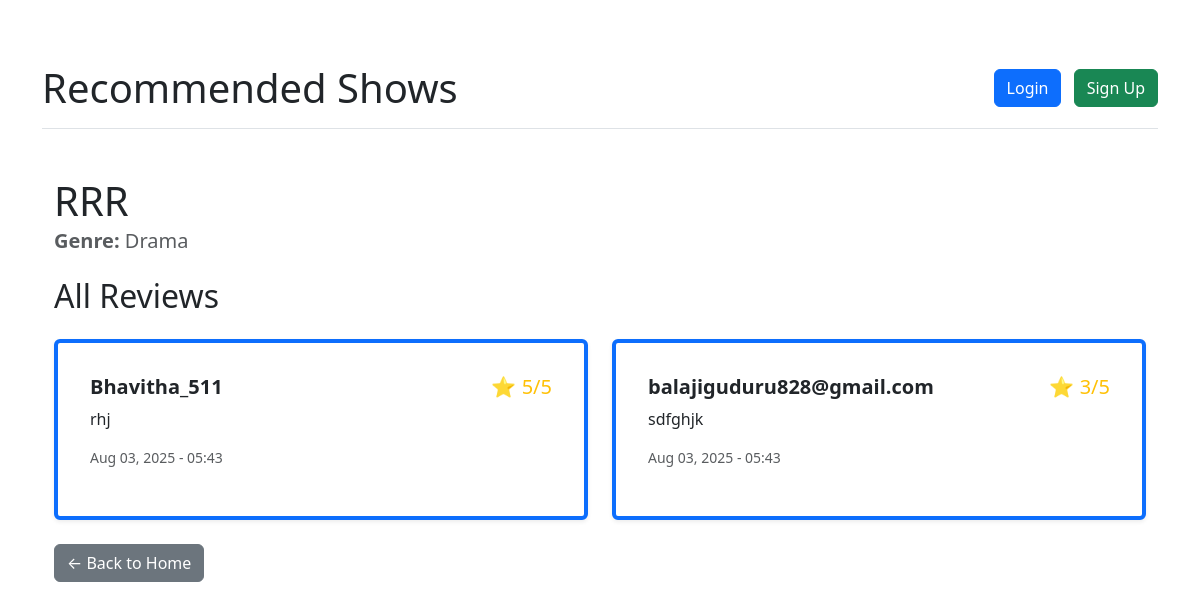
/reviews/1/, run on the app's committed database.
### Recommendation/models.py (models this page shows, shortened)
class Show(models.Model):
    SHOW_TYPE_CHOICES = (
        ('Movie', 'Movie'),
        ('TV', 'TV Show'),
    )
    title = models.CharField(max_length=200)
    description = models.TextField()
    genre = models.CharField(max_length=100)
    show_type = models.CharField(max_length=10, choices=SHOW_TYPE_CHOICES)

class Review(models.Model):
    user = models.ForeignKey(User, on_delete=models.CASCADE)
    show = models.ForeignKey(Show, on_delete=models.CASCADE)
    review_text = models.TextField()
    rating = models.PositiveSmallIntegerField(default=1)
    created_at = models.DateTimeField(auto_now_add=True)
    class Meta:
        unique_together = ('user', 'show')

### Recommendation/views.py (the view)
# urls.py: path('reviews/<int:show_id>/', views.view_reviews, name='view_reviews'),
def view_reviews(request, show_id):
    show = get_object_or_404(Show, id=show_id)
    reviews = Review.objects.filter(show=show)
    return render(request, 'recommendations/view_reviews.html', {'show': show, 'reviews': reviews})

### Recommendation/templates/recommendations/view_reviews.html (shortened to what this page needs)
{% extends 'recommendations/base.html' %}
{% block content %}
<div class="container mt-5">
    <h1 class="mb-1">{{ show.title }}</h1>
    <h5 class="text-muted mb-4"><strong>Genre:</strong> {{ show.genre }}</h5>
    <h2 class="mb-4">All Reviews</h2>
    {% if reviews %}
        <div class="row row-cols-1 row-cols-md-2 g-4">
            {% for review in reviews %}
                <div class="col">
                    <div class="card p-3 h-100 shadow-sm border-primary border-start border-4">
                        <div class="card-body">
                            <h5 class="card-title">
                                <strong>{{ review.user.username }}</strong>
                                <span class="float-end text-warning">⭐ {{ review.rating }}/5</span>
                            </h5>
                            <p class="card-text">{{ review.review_text }}</p>
                            <p class="text-muted small">{{ review.created_at|date:"M d, Y - H:i" }}</p>
                        </div>
                    </div>
                </div>
            {% endfor %}
        </div>
    {% else %}
        <p class="text-muted">No reviews yet for this show.</p>
    {% endif %}
    <a href="/" class="btn btn-secondary mt-4">← Back to Home</a>
</div>
{% endblock %}

### data on the page
Show: title "RRR", genre "Drama"
Review: user.username "Bhavitha_511", rating "5", review_text "rhj", created_at "Aug 03, 2025 - 05:43"
Review: user.username "balajiguduru828@gmail.com", rating "3", review_text "sdfghjk", created_at "Aug 03, 2025 - 05:43"
